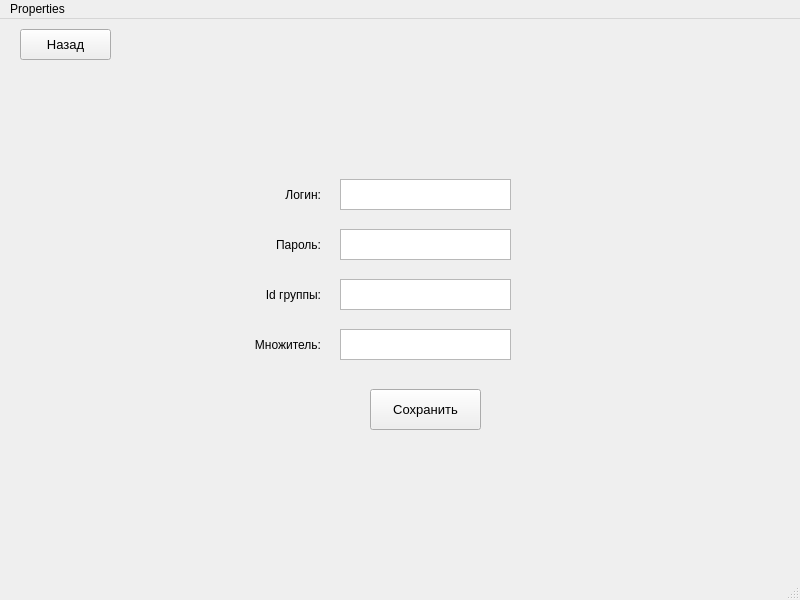
<?xml version="1.0" encoding="UTF-8"?>
<ui version="4.0">
 <class>MainWindow</class>
 <widget class="QMainWindow" name="MainWindow">
  <property name="geometry">
   <rect>
    <x>0</x>
    <y>0</y>
    <width>800</width>
    <height>600</height>
   </rect>
  </property>
  <property name="windowTitle">
   <string>MainWindow</string>
  </property>
  <widget class="QWidget" name="centralwidget">
   <widget class="QTextEdit" name="input_login">
    <property name="geometry">
     <rect>
      <x>340</x>
      <y>160</y>
      <width>171</width>
      <height>31</height>
     </rect>
    </property>
   </widget>
   <widget class="QLabel" name="label_login">
    <property name="geometry">
     <rect>
      <x>240</x>
      <y>160</y>
      <width>81</width>
      <height>31</height>
     </rect>
    </property>
    <property name="text">
     <string> Логин:</string>
    </property>
    <property name="alignment">
     <set>Qt::AlignRight|Qt::AlignTrailing|Qt::AlignVCenter</set>
    </property>
   </widget>
   <widget class="QTextEdit" name="input_password">
    <property name="geometry">
     <rect>
      <x>340</x>
      <y>210</y>
      <width>171</width>
      <height>31</height>
     </rect>
    </property>
   </widget>
   <widget class="QLabel" name="label_password">
    <property name="geometry">
     <rect>
      <x>240</x>
      <y>210</y>
      <width>81</width>
      <height>31</height>
     </rect>
    </property>
    <property name="text">
     <string>Пароль:</string>
    </property>
    <property name="alignment">
     <set>Qt::AlignRight|Qt::AlignTrailing|Qt::AlignVCenter</set>
    </property>
   </widget>
   <widget class="QTextEdit" name="input_group">
    <property name="geometry">
     <rect>
      <x>340</x>
      <y>260</y>
      <width>171</width>
      <height>31</height>
     </rect>
    </property>
   </widget>
   <widget class="QLabel" name="label_group">
    <property name="geometry">
     <rect>
      <x>240</x>
      <y>260</y>
      <width>81</width>
      <height>31</height>
     </rect>
    </property>
    <property name="text">
     <string>Id группы:</string>
    </property>
    <property name="alignment">
     <set>Qt::AlignRight|Qt::AlignTrailing|Qt::AlignVCenter</set>
    </property>
   </widget>
   <widget class="QTextEdit" name="input_multiplier">
    <property name="geometry">
     <rect>
      <x>340</x>
      <y>310</y>
      <width>171</width>
      <height>31</height>
     </rect>
    </property>
   </widget>
   <widget class="QLabel" name="label_multiplier">
    <property name="geometry">
     <rect>
      <x>240</x>
      <y>310</y>
      <width>81</width>
      <height>31</height>
     </rect>
    </property>
    <property name="text">
     <string>Множитель:</string>
    </property>
    <property name="alignment">
     <set>Qt::AlignRight|Qt::AlignTrailing|Qt::AlignVCenter</set>
    </property>
   </widget>
   <widget class="QPushButton" name="cancle">
    <property name="geometry">
     <rect>
      <x>20</x>
      <y>10</y>
      <width>91</width>
      <height>31</height>
     </rect>
    </property>
    <property name="font">
     <font>
      <pointsize>10</pointsize>
     </font>
    </property>
    <property name="text">
     <string>Назад</string>
    </property>
   </widget>
   <widget class="QPushButton" name="commit">
    <property name="geometry">
     <rect>
      <x>370</x>
      <y>370</y>
      <width>111</width>
      <height>41</height>
     </rect>
    </property>
    <property name="font">
     <font>
      <pointsize>10</pointsize>
     </font>
    </property>
    <property name="text">
     <string>Сохранить</string>
    </property>
   </widget>
  </widget>
  <widget class="QMenuBar" name="menubar">
   <property name="geometry">
    <rect>
     <x>0</x>
     <y>0</y>
     <width>800</width>
     <height>26</height>
    </rect>
   </property>
   <widget class="QMenu" name="menuProperties">
    <property name="title">
     <string>Properties</string>
    </property>
   </widget>
   <addaction name="menuProperties"/>
  </widget>
  <widget class="QStatusBar" name="statusbar"/>
 </widget>
 <resources/>
 <connections/>
</ui>
